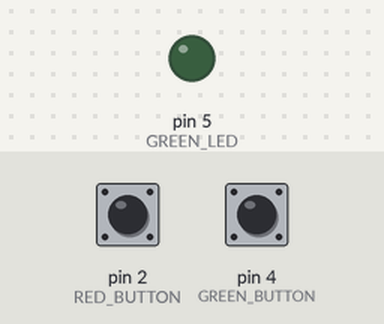
Recording of a sketch running on a simulated Arduino Uno, built with avr-gcc and run on an emulated ATmega328P. Parts: output pins drawn as LEDs (lit = HIGH). The test bench sets the inputs (shaded band); at power-on: pin 4 (GREEN_BUTTON) HIGH, pin 2 (RED_BUTTON) HIGH.

Above: at 1.2 s.
1.3 s: pin 4 (GREEN_BUTTON) pulled LOW for 1 s
At 1.45 s:
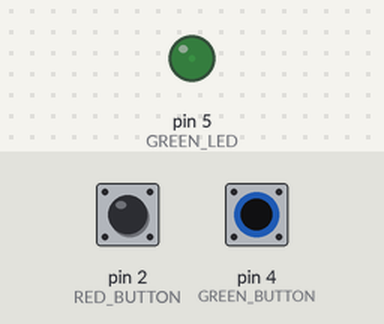
3.8 s: pin 4 (GREEN_BUTTON) pulled LOW for 3.2 s
At 7.2 s:
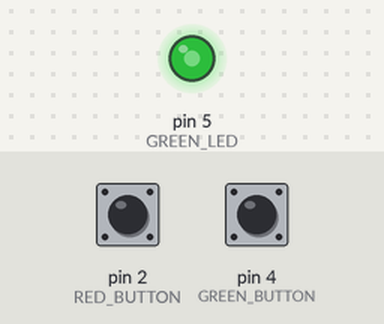
8.5 s: pin 4 (GREEN_BUTTON) pulled LOW for 3.2 s
At 12.0 s:
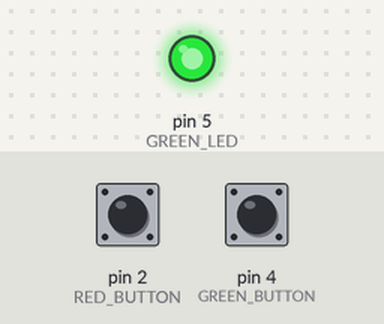
13.2 s: pin 2 (RED_BUTTON) pulled LOW for 0.15 s
At 14.4 s:
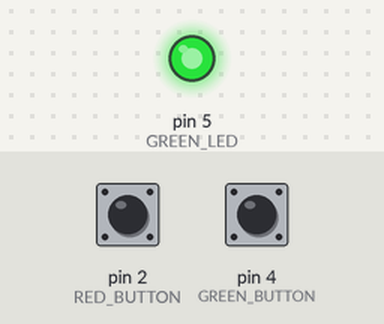
14.8 s: pin 2 (RED_BUTTON) pulled LOW for 1 s
At 16.4 s:
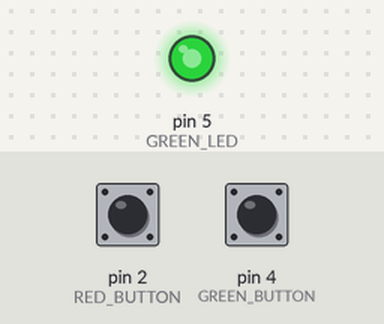
Timing chart, 0 to 17.9 s (numbered marks = the images above; inputs shaded):
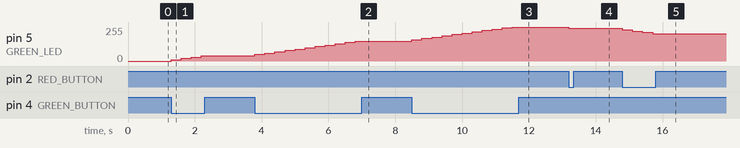

Measured:
- after the input at 1.3 s, pin 5 (GREEN_LED): 0/255 → 10/255 at once, → 20/255 0.30 s later, → 30/255 0.30 s later, → 40/255 0.30 s later
- after the input at 3.8 s, pin 5 (GREEN_LED): moves from 40/255 to 150/255 over 3.0 s, starting at once
- after the input at 8.5 s, pin 5 (GREEN_LED): moves from 150/255 to 255/255 over 3.0 s, starting at once
- after the input at 13.2 s, pin 5 (GREEN_LED): 255/255 → 245/255 at once
- after the input at 14.8 s, pin 5 (GREEN_LED): 245/255 → 235/255 at once, → 225/255 0.30 s later, → 215/255 0.30 s later, → 205/255 0.30 s later

The sketch:

zad2.ino
```cpp
#define GREEN_LED 5

#define RED_BUTTON 2
#define GREEN_BUTTON 4

int currentPower = 0;
int step = 10;

void setup() {
  pinMode(GREEN_LED, OUTPUT);
  pinMode(RED_BUTTON, INPUT_PULLUP);
  pinMode(GREEN_BUTTON, INPUT_PULLUP);

  digitalWrite(GREEN_LED, LOW);
}

void loop() {
  if (digitalRead(GREEN_BUTTON) == LOW) {
    if ((currentPower + step) > 255) {
      currentPower = 255;
    }
    else currentPower += step;

    analogWrite(GREEN_LED, currentPower);
    delay(300);
  }

  if (digitalRead(RED_BUTTON) == LOW) {
    if ((currentPower - step) < 0) {
      currentPower = 0;
    }
    else currentPower -= step;

    analogWrite(GREEN_LED, currentPower);
    delay(300);
  }
}
```
